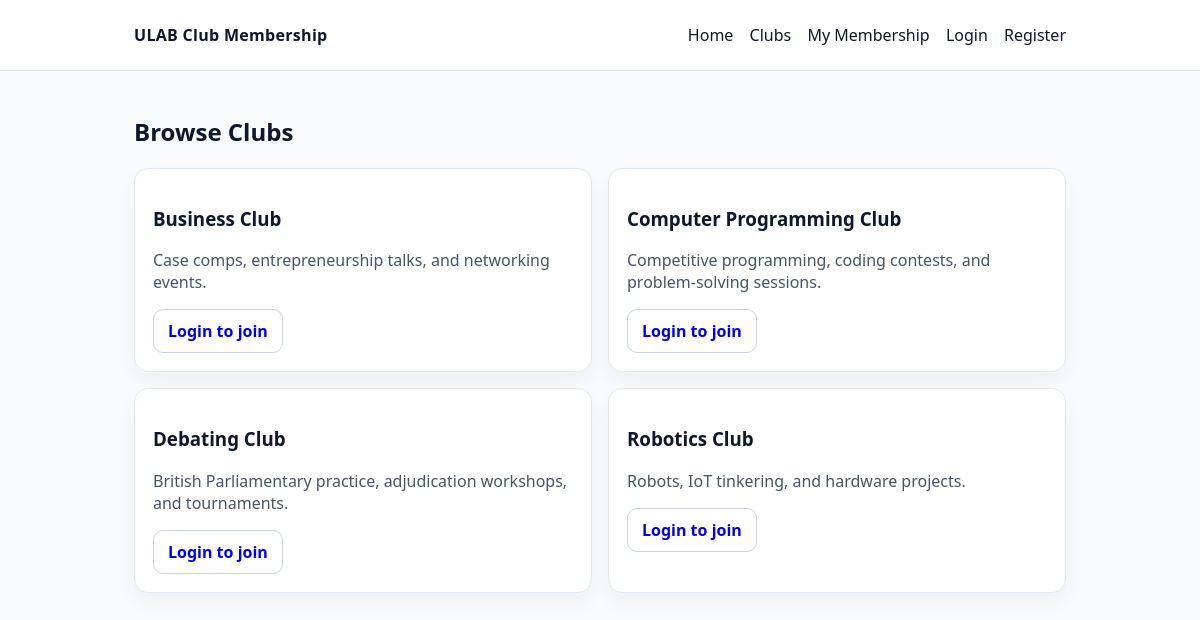
Screenshot of /clubs.php with the database file from the repository.
### tables this page shows
CREATE TABLE clubs (
id INT AUTO_INCREMENT PRIMARY KEY,
name VARCHAR(100) NOT NULL UNIQUE,
description TEXT,
created_at TIMESTAMP DEFAULT CURRENT_TIMESTAMP
);

### clubs.php (the view, shortened to what this page needs)
<?php
require_once 'config.php';
$clubs = [];
$res = $conn->query('SELECT id, name, description FROM clubs ORDER BY name');
while ($row = $res->fetch_assoc()) {
    $clubs[] = $row;
}
?>
<!DOCTYPE html>
<html lang="en">
<head>
    <link rel="stylesheet" href="assets/style.css">
</head>
<body>
    <div class="nav">
        <div class="container">
            <div class="logo">ULAB Club Membership</div>
            <div>
                <a href="index.php">Home</a>
                <a href="clubs.php">Clubs</a>
                <a href="membership.php">My Membership</a>
                <?php if (!empty($_SESSION['user_id'])): ?>
                    <a href="logout.php">Logout</a>
                <?php else: ?>
                    <a href="login.php">Login</a>
                    <a href="register.php">Register</a>
                <?php endif; ?>
            </div>
        </div>
    </div>
    <div class="container">
        <h2>Browse Clubs</h2>
        <div class="grid grid-2">
            <?php foreach ($clubs as $c): ?>
                <div class="card">
                    <h3><?= htmlspecialchars($c['name']) ?></h3>
                    <p class="muted"><?= htmlspecialchars($c['description'] ?? '') ?></p>
                    <?php if (empty($_SESSION['user_id'])): ?>
                        <a class="btn btn-outline" href="login.php">Login to join</a>
                    <?php endif; ?>
                </div>
            <?php endforeach; ?>
        </div>
    </div>
</body>
</html>

### assets/style.css (style rules this page uses)
:root { --bg: #f8fafc; --card: #ffffff; --text: #0f172a; --muted: #475569; --brand: #2563eb; --brand-600: #1e40af; --danger: #dc2626; --success: #059669; --radius: 14px; }
* { box-sizing: border-box; }
body { margin: 0; font-family: system-ui, -apple-system, Segoe UI, Roboto, Arial, sans-serif; background: var(--bg); color: var(--text); }
.container { max-width: 980px; margin: 0 auto; padding: 24px; }
.nav { background: var(--card); border-bottom: 1px solid #e2e8f0; }
.nav .container { display: flex; align-items: center; justify-content: space-between; }
.logo { font-weight: 800; letter-spacing: 0.3px; }
.nav a { text-decoration: none; color: var(--text); margin-left: 12px; }
.card { background: var(--card); border: 1px solid #e2e8f0; border-radius: var(--radius); padding: 18px; box-shadow: 0 10px 20px rgba(2, 6, 23, 0.04); }
.grid { display: grid; gap: 16px; }
.grid-2 { grid-template-columns: repeat(2, minmax(0, 1fr)); }
.btn { display: inline-block; padding: 10px 14px; border-radius: 10px; border: 1px solid transparent; cursor: pointer; text-decoration: none; font-weight: 600; }
.btn-outline { background: white; border-color: #cbd5e1; }
.muted { color: var(--muted); }

### rows the page displays
clubs: name "Business Club", description "Case comps, entrepreneurship talks, and networking events."
clubs: name "Computer Programming Club", description "Competitive programming, coding contests, and problem-solving sessions."
clubs: name "Debating Club", description "British Parliamentary practice, adjudication workshops, and tournaments."
clubs: name "Robotics Club", description "Robots, IoT tinkering, and hardware projects."
